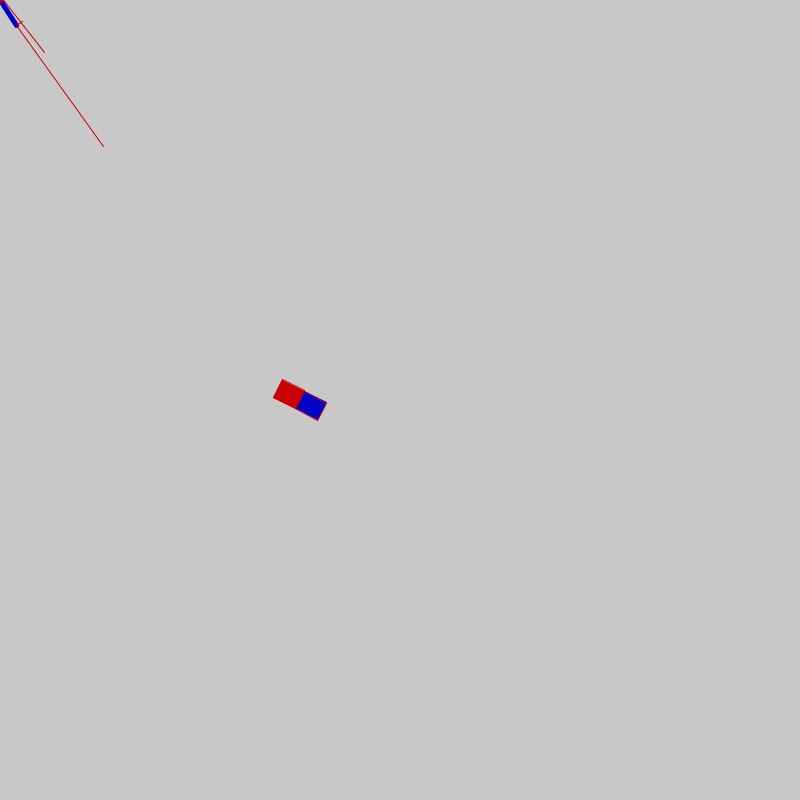
Frame 1 (no input)
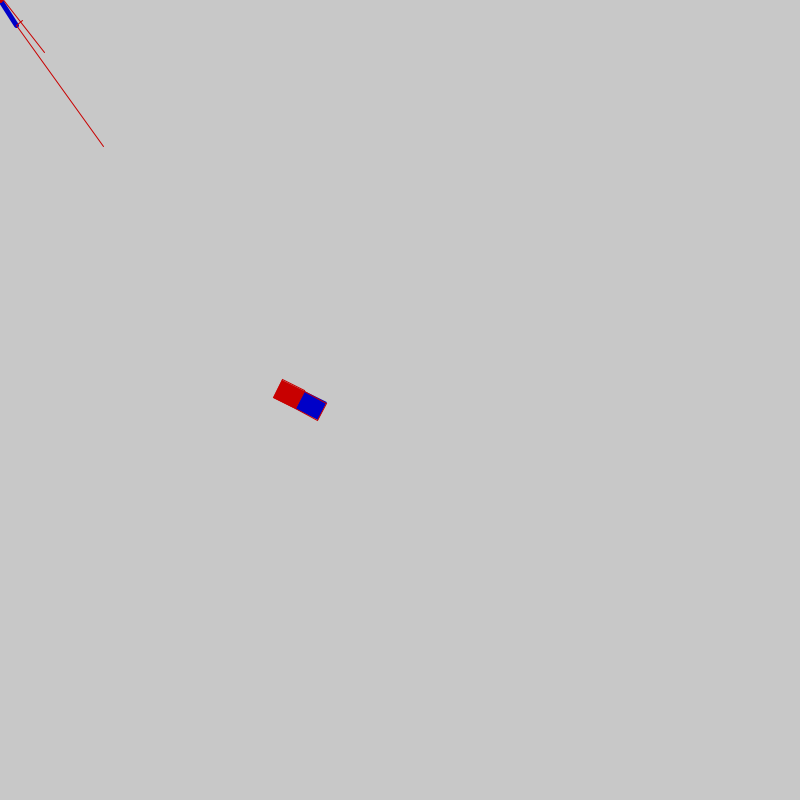
Frame 60 (the mouse pressed at the canvas centre just before this capture)
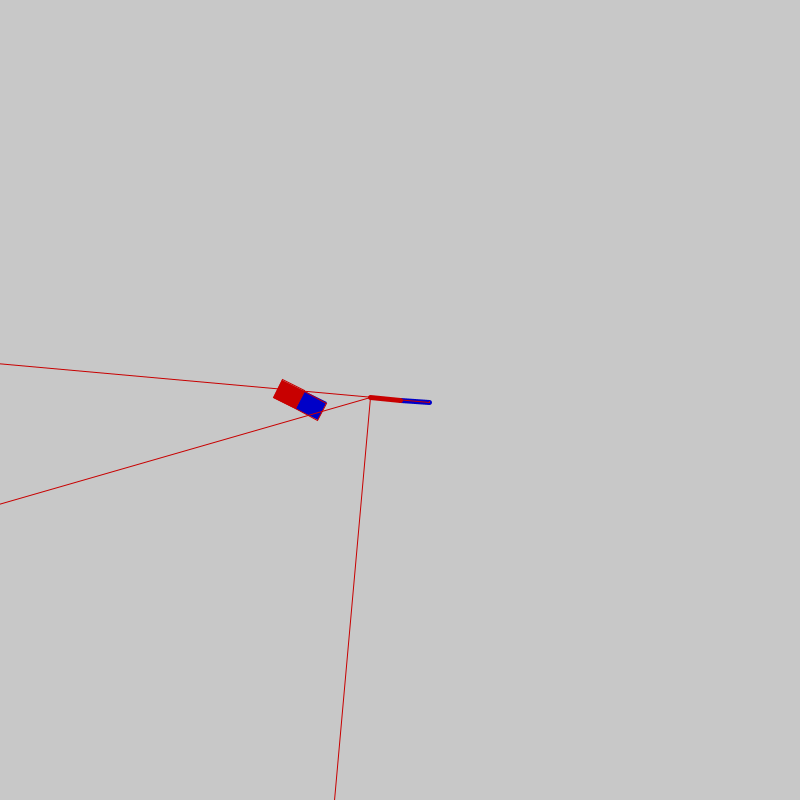
Frame 120 (the mouse held since frame 60 and released just before this capture)

The Processing sketch that drew these frames (run headless with seeded random() and noise(); from frame 60 on, the mouse is pressed at the canvas centre):

// Processing sketch: magnet
// ── magnet.pde
c c[];
m m[];
void setup(){
  size(800,800);
  c=new c[1];
  c[0]=new c(400,400,0,1,30);
  m=new m[1];
  m[0]=new m(300,400,3.6);
  
}
void draw(){
  background(200);
  
  c[0].x=mouseX;
  c[0].y=mouseY;
  c[0].rotate();
  c[0].display();
  m[0].display();
  m[0].addForceAt(c[0]);
  
  //line(
  
}
float direction(float x,float y){
  if(y>0){
    return (acos(x/dist(0,0,x,y)));
  }
  else{
    return (-acos(x/sqrt(x*x+y*y)));
  }
}



//println(c[0].r+","+((direction(c[0].l*cos(c[0].r),c[0].l*sin(c[0].r))+PI*2)%(PI*2)));
// ── class_c.pde
class c{
  float x,y;
  float s;
  float r;
  float l;
  float xn,xs,yn,ys;
  float friction=0.01;
  c(float x1,float y1,float s1,float r1,float l1){
    x=x1;
    y=y1;
    s=s1;
    r=r1;
    l=l1;
  }
  void display(){
    strokeWeight(5);
    stroke(0,0,200);
    line(x,y,x+l*cos(r),y+l*sin(r));
    stroke(200,0,0);
    line(x,y,x-l*cos(r),y-l*sin(r));
    xn=x+l*cos(r);
    yn=y+l*sin(r);
    xs=x-l*cos(r);
    ys=y-l*sin(r);
  }
  void rotate(){
    r+=s;
    //s+=s>0?-min(abs(s),friction):min(abs(s),friction);
    s*=1-friction;
  }
  

}
// ── class_m.pde
class m{
  float x,y;
  float r;
  float w=20,h=50;
  float xn,xs,yn,ys;
  m(float x1,float y1 ,float r1){
    x=x1;
    y=y1;
    r=r1;
  }
  void display(){
    strokeWeight(1);
    pushMatrix();
    translate(x,y);
    rotate(r+PI*0.5);
    fill(200,0,0);
    rect(-w*0.5,-h*0.5,w,h*0.5);
    fill(0,0,200);
    rect(-w*0.5,0,w,h*0.5);
    popMatrix();
    
    xn=x+0.5*h*cos(r);
    yn=y+0.5*h*sin(r);
    xs=x-0.5*h*cos(r);
    ys=y-0.5*h*sin(r);
    
    //ellipse(xn,yn,20,20);
    //ellipse(xs,ys,10,10);
  }
  void addForceAt(c c1){
    float dir;
    float forceS,forceN;
    float forceSx,forceNx;
    
    
    dir=direction(xn-c1.xn,yn-c1.yn);
    forceN=30.0*sin(dir-c1.r)/dist(xn,yn,c1.xn,c1.yn)/dist(xn,yn,c1.xn,c1.yn);
    forceNx=30.0*cos(dir-c1.r)/dist(xn,yn,c1.xn,c1.yn)/dist(xn,yn,c1.xn,c1.yn);//------
    dir=direction(xs-c1.xs,ys-c1.ys);
    forceS=30.0*sin(dir-c1.r)/dist(xs,ys,c1.xs,c1.ys)/dist(xs,ys,c1.xs,c1.ys);
    forceSx=30.0*cos(dir-c1.r)/dist(xs,ys,c1.xs,c1.ys)/dist(xs,ys,c1.xs,c1.ys);//-----
    pushMatrix();
    translate(c1.xn,c1.yn);
    rotate(c1.r);
    line(0,0,0,forceN*1000000); 
    line(0,0,forceNx*1000000,forceN*1000000); 
    popMatrix();
    
    pushMatrix();
    translate(c1.xs,c1.ys);
    rotate(c1.r);
    line(0,0,0,forceS*1000000);  
    line(0,0,forceSx*1000000,forceS*1000000); 
    popMatrix();
    
    c1.s+=forceN-forceS;
  }
}
//line(c1.xn,c1.yn,c1.xn+100*cos(dir),c1.yn+100*sin(dir));
